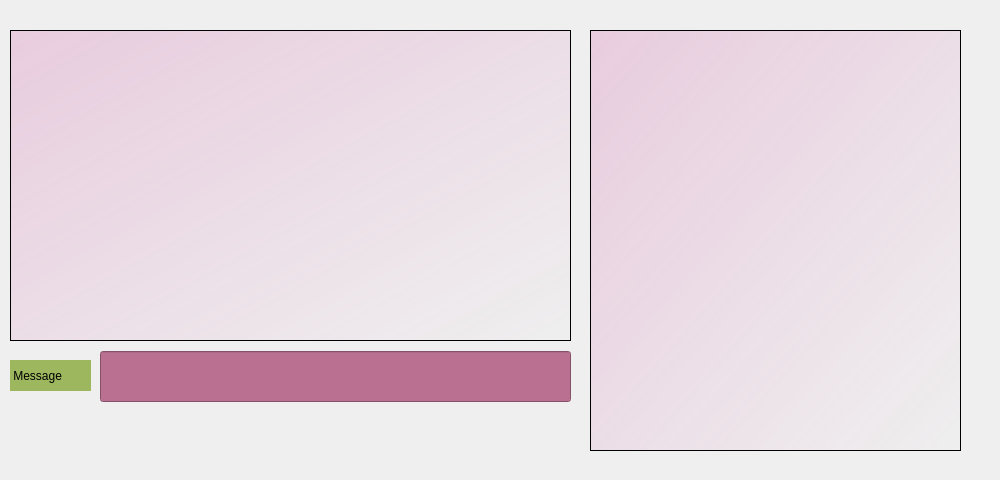
     <widget class="QWidget" name="tab_2">
      <attribute name="title">
       <string>Chat</string>
      </attribute>
      <widget class="QLabel" name="label_17">
       <property name="geometry">
        <rect>
         <x>-10</x>
         <y>10</y>
         <width>991</width>
         <height>461</height>
        </rect>
       </property>
       <property name="minimumSize">
        <size>
         <width>991</width>
         <height>461</height>
        </size>
       </property>
       <property name="maximumSize">
        <size>
         <width>991</width>
         <height>16777215</height>
        </size>
       </property>
       <property name="styleSheet">
        <string notr="true">

*
{


border-radius:15px;
}
#label_2:hover
{

border-radius:15px;
}</string>
       </property>
       <property name="text">
        <string/>
       </property>
       <property name="pixmap">
        <pixmap>../33.png</pixmap>
       </property>
      </widget>
      <widget class="QListWidget" name="listWidget">
       <property name="geometry">
        <rect>
         <x>590</x>
         <y>30</y>
         <width>371</width>
         <height>421</height>
        </rect>
       </property>
       <property name="styleSheet">
        <string notr="true">*{background:qlineargradient(spread:pad, x1:0, y1:0, x2:1, y2:1, stop:0 rgba(210, 90, 167, 60), stop:1 rgba(255, 255, 255, 0));
font: 12pt&quot;Times New Roman&quot;}</string>
       </property>
      </widget>
      <widget class="QTextEdit" name="textEdit_2">
       <property name="geometry">
        <rect>
         <x>10</x>
         <y>30</y>
         <width>561</width>
         <height>311</height>
        </rect>
       </property>
       <property name="styleSheet">
        <string notr="true">*{background:qlineargradient(spread:pad, x1:0, y1:0, x2:1, y2:1, stop:0 rgba(210, 90, 167, 60), stop:1 rgba(255, 255, 255, 0));
font: 12pt&quot;Times New Roman&quot;}</string>
       </property>
      </widget>
      <widget class="QLineEdit" name="lineEdit_6">
       <property name="geometry">
        <rect>
         <x>100</x>
         <y>351</y>
         <width>471</width>
         <height>51</height>
        </rect>
       </property>
       <property name="styleSheet">
        <string notr="true">*{background:rgb(186, 113, 145);font: 75 italic 12pt &quot;Times New Roman&quot;;}</string>
       </property>
      </widget>
      <widget class="QLabel" name="label_18">
       <property name="geometry">
        <rect>
         <x>10</x>
         <y>360</y>
         <width>81</width>
         <height>31</height>
        </rect>
       </property>
       <property name="styleSheet">
        <string notr="true">*{
	font: 12pt&quot;Times New Roman&quot;;
background:rgb(157, 183, 94);
}</string>
       </property>
       <property name="text">
        <string> Message</string>
       </property>
      </widget>
     </widget>
